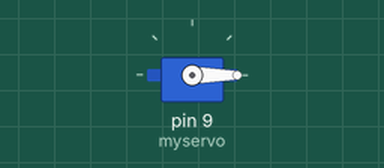
A sketch run on a simulated Arduino Uno, built with avr-gcc and run on an emulated ATmega328P. Parts: servo.

Above: at 0.05 s.
At 3.0 s:
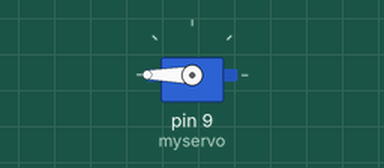
Timing chart, 0 to 6.9 s (numbered marks = the images above):
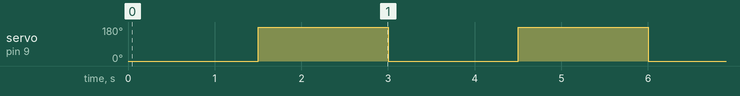

The sketch:

servo-test.ino
```cpp
#include <Servo.h>
Servo myservo;
void setup()
{
  myservo.attach(9);
}

void loop()
{

    myservo.write(0);
    delay(1500);

    myservo.write(180);
    delay(1500);
}
```

Measured:
- by itself, servo on pin 9 (myservo): alternates 180° for 1.5 s and 0° for 1.5 s
